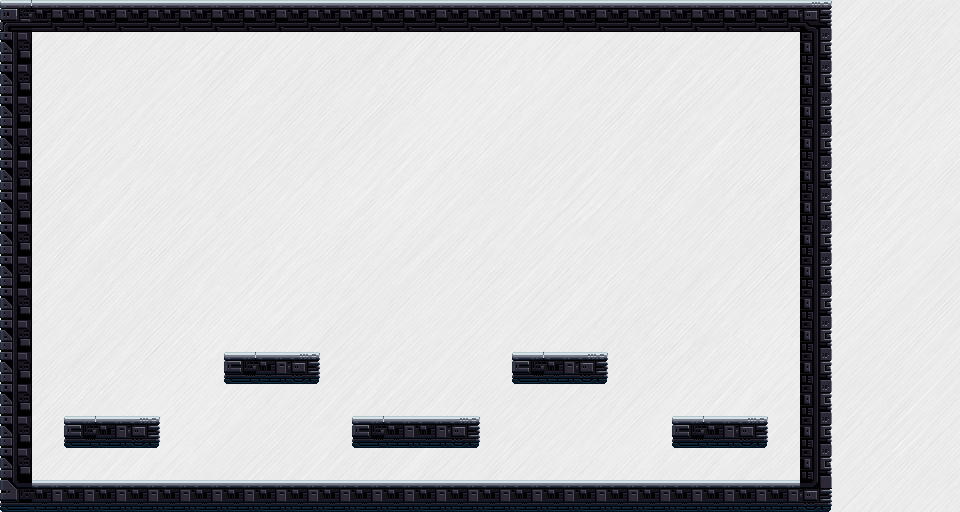

A 2D game scene composited from a Tiled map and its tileset images. What follows is a short description and the map's XML, with every tile layer's data as written:
An orthogonal 30x16 tile map with 32x32 px tiles, 1 tile layer (Collision), 2 tilesets, 1 image layer and 1 object.

<map version="1.10" tiledversion="1.11.2" orientation="orthogonal" renderorder="right-down" width="30" height="16" tilewidth="32" tileheight="32" infinite="0" nextlayerid="10" nextobjectid="2">
 <editorsettings>
  <export target="mapboss.json" format="json" />
 </editorsettings>
 <tileset firstgid="1" name="Industrial" tilewidth="32" tileheight="32" tilecount="24" columns="6">
  <image source="../assets/Industrial.png" width="192" height="128" />
 </tileset>
 <tileset firstgid="25" name="SavePoint" tilewidth="20" tileheight="19" tilecount="2" columns="0">
  <grid orientation="orthogonal" width="1" height="1" />
  <tile id="0">
   <image source="../assets/spr_savepoint_0.png" width="11" height="10" />
   <animation>
    <frame tileid="0" duration="300" />
    <frame tileid="1" duration="300" />
   </animation>
  </tile>
  <tile id="1">
   <image source="../assets/spr_savepoint_1.png" width="20" height="19" />
  </tile>
 </tileset>
 <imagelayer id="8" name="background">
  <image source="../assets/grey.jpg" width="1920" height="1080" />
 </imagelayer>
 <layer id="1" name="Collision" width="30" height="16">
  <data encoding="csv">
7,8,8,8,8,8,8,8,8,8,8,8,8,8,8,8,8,8,8,8,8,8,8,8,8,9,0,0,0,0,
13,0,0,0,0,0,0,0,0,0,0,0,0,0,0,0,0,0,0,0,0,0,0,0,0,15,0,0,0,0,
13,0,0,0,0,0,0,0,0,0,0,0,0,0,0,0,0,0,0,0,0,0,0,0,0,15,0,0,0,0,
13,0,0,0,0,0,0,0,0,0,0,0,0,0,0,0,0,0,0,0,0,0,0,0,0,15,0,0,0,0,
13,0,0,0,0,0,0,0,0,0,0,0,0,0,0,0,0,0,0,0,0,0,0,0,0,15,0,0,0,0,
13,0,0,0,0,0,0,0,0,0,0,0,0,0,0,0,0,0,0,0,0,0,0,0,0,15,0,0,0,0,
13,0,0,0,0,0,0,0,0,0,0,0,0,0,0,0,0,0,0,0,0,0,0,0,0,15,0,0,0,0,
13,0,0,0,0,0,0,0,0,0,0,0,0,0,0,0,0,0,0,0,0,0,0,0,0,15,0,0,0,0,
13,0,0,0,0,0,0,0,0,0,0,0,0,0,0,0,0,0,0,0,0,0,0,0,0,15,0,0,0,0,
13,0,0,0,0,0,0,0,0,0,0,0,0,0,0,0,0,0,0,0,0,0,0,0,0,15,0,0,0,0,
13,0,0,0,0,0,0,0,0,0,0,0,0,0,0,0,0,0,0,0,0,0,0,0,0,15,0,0,0,0,
13,0,0,0,0,0,0,1,2,3,0,0,0,0,0,0,1,2,3,0,0,0,0,0,0,15,0,0,0,0,
13,0,0,0,0,0,0,0,0,0,0,0,0,0,0,0,0,0,0,0,0,0,0,0,0,15,0,0,0,0,
13,0,1,2,3,0,0,0,0,0,0,1,2,2,3,0,0,0,0,0,0,1,2,3,0,15,0,0,0,0,
13,0,0,0,0,0,0,0,0,0,0,0,0,0,0,0,0,0,0,0,0,0,0,0,0,15,0,0,0,0,
19,2,2,2,2,2,2,2,2,2,2,2,2,2,2,2,2,2,2,2,2,2,2,2,2,21,0,0,0,0
</data>
 </layer>
 <objectgroup id="9" name="SavePoint">
  <object id="1" gid="25" x="39" y="474.667" width="20" height="19" />
 </objectgroup>
</map>
